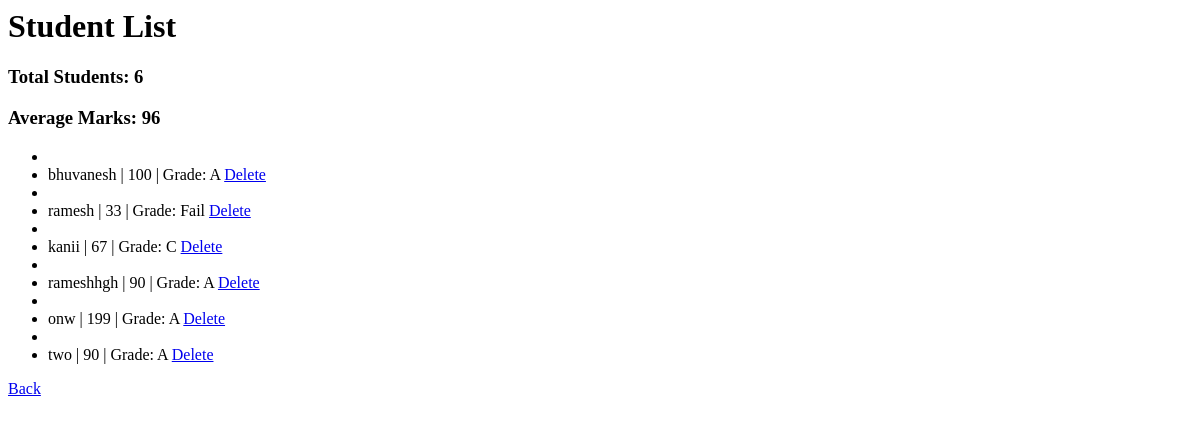
Before: /students with the older database file.
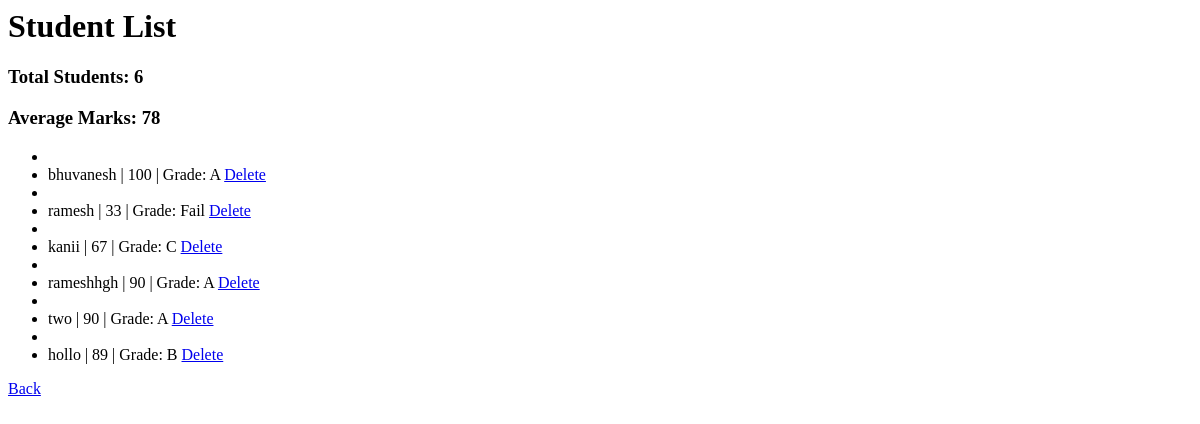
After: the same page with the newer database file.
### tables this page shows
CREATE TABLE students (
            id INTEGER PRIMARY KEY AUTOINCREMENT,
            name TEXT,
            marks INTEGER
        );

### app.py (the view)
@app.route("/students")
def view_students():
    conn = sqlite3.connect("students.db")
    cursor = conn.cursor()
    cursor.execute("SELECT id, name, marks FROM students")
    students = cursor.fetchall()
    total_no_students = len(students)
    total_marks = 0
    student_with_grades = []
    for student in students:
        marks = int(student[2])
        total_marks += marks
        if marks >= 90:
            grade = "A"
        elif marks >= 75:
            grade = "B"
        elif marks >= 50:
            grade = "C"
        else:
            grade = "Fail"
        student_with_grades.append((student[0], student[1], marks, grade))
    if total_no_students > 0:
        average = int(total_marks / total_no_students)
    else:
        average = 0
    conn.close()
    return render_template(
        "students.html",
        students=student_with_grades,
        total=total_no_students,
        average=average
    )

### templates/students.html
<body>
    <h1>Student List</h1>
    <h3>Total Students: {{ total }}</h3>
    <h3>Average Marks: {{ average }}</h3>
    <ul>
        {% for student in students %}
            <li>
                <li>{{ student[1] }} | {{ student[2] }} | Grade: {{ student[3] }}
                <a href="/delete/{{ student[0] }}">Delete</a>
            </li>
        {% endfor %}
    </ul>
    <a href="/">Back</a>
</body>

Changed rows visible on the page:
removed students: name "onw", marks "199", student "A"
added students: name "hollo", marks "89", student "B"
Other visible differences:
{{ average }}: "96" → "78"
